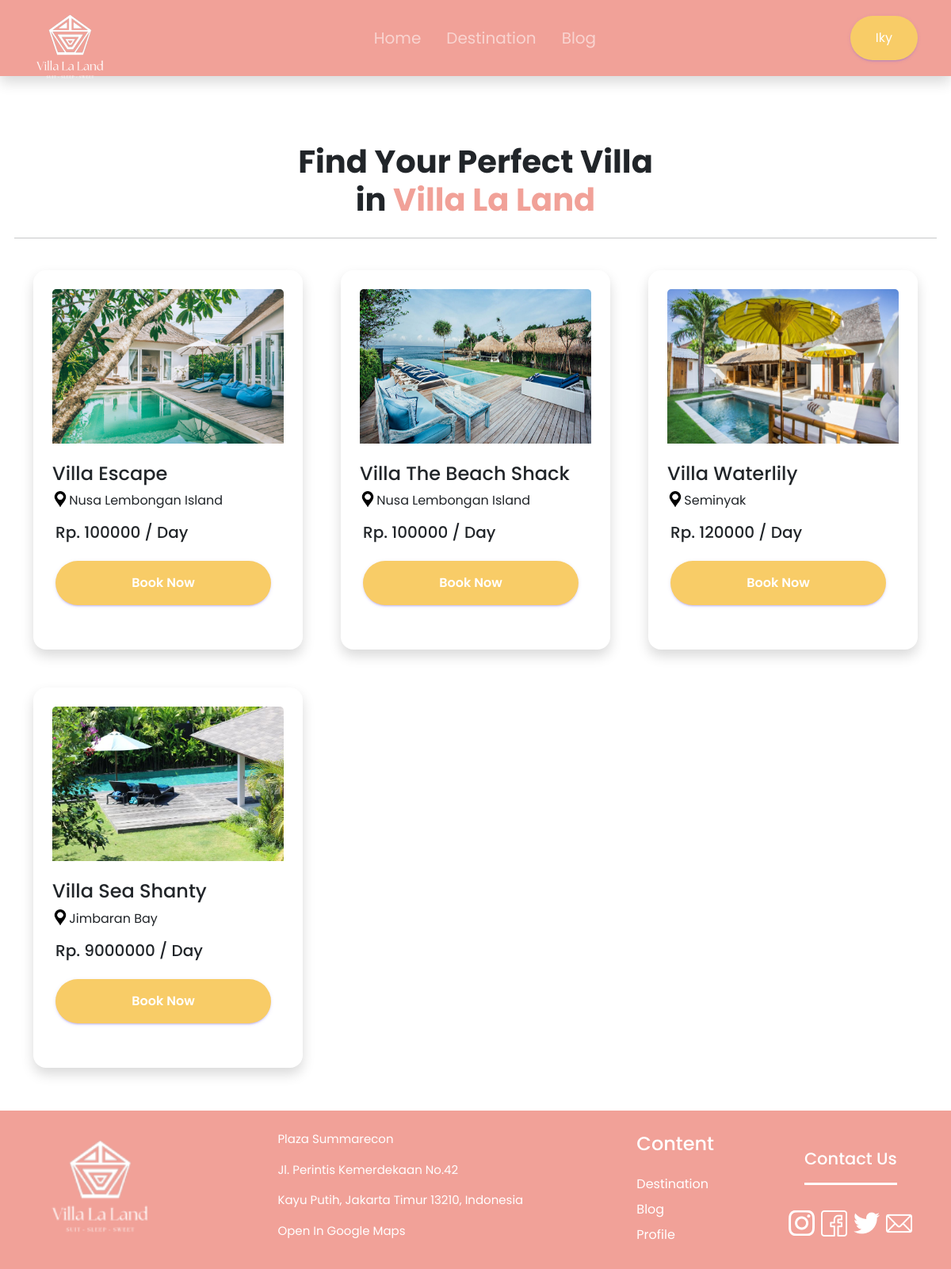
Page /destination2.php (signed in) on the committed database.
### tables this page shows
CREATE TABLE `room` (
  `room_id` int(11) NOT NULL,
  `room_name` varchar(50) NOT NULL,
  `room_place` varchar(255) NOT NULL,
  `description` text NOT NULL,
  `price` int(12) NOT NULL,
  `photo` varchar(100) NOT NULL,
  `bedroom` varchar(255) NOT NULL,
  `bathroom` varchar(255) NOT NULL,
  `wifi` varchar(255) NOT NULL,
  `pool` varchar(255) NOT NULL
);

### destination2.php (the view, shortened to what this page needs)
<!DOCTYPE html>
<html lang="en">
<head>
  <link href="https://cdn.jsdelivr.net/npm/bootstrap@5.2.3/dist/css/bootstrap.min.css" rel="stylesheet">
  <link rel="stylesheet" href="./assets/css/style.css">
</head>
<body>
  <?php include "header.php" ?>
  <main>
    <section class="destinations pt-120">
      <div class="container">
        <div class="row gx-5">
          <div class="col-12 d-flex align-items-center justify-content-center mb-3 text-center ">
            <h1 class="fw-bold" style="margin-top: 60px;">Find Your Perfect Villa <br> in <span style="color:#f1a198;">Villa La Land</span></h1>
          </div>
          <hr>
          <?php
          require_once 'koneksi.php';
          $query = $koneksi->query("SELECT * FROM `room` ORDER BY `price` ASC") or die(mysql_error());
          while($fetch = $query->fetch_array()){
          ?>
          <div class="cat-wrap col-xl-4 col-md-6 col-sm-12 my-4">
            <div class="cat-card card shadow shadow-md rounded-4 p-4 h-100" style="border: none !important;">
              <img src="<?php echo $fetch['photo'] ?>" class="card-img-top" style="width:100%; height:100%" alt="...">
              <div class="card-body py-4 px-0">
                <h4 class="card-title"><?php echo $fetch['room_name'] ?></h4>
                <div class="row" style="margin-top: 5px;">
                  <div class="d-flex col-md-1 justify-content-start" >
                    <img src="assets/img/tool.png" alt="place"  style="width:20px; height:20px;">
                  </div>
                  <div class="col-lg" style="margin-left: -5px;" >
                    <p class="card-title"><?php echo $fetch['room_place'] ?></p>
                  </div>
                  <ul class="list-group list-group-flush" >
                    <li class="list-group-item"><h5 class="mb-4" >Rp. <?php echo $fetch['price'] ?> / Day</h5><a href="destination3.php?room_id=<?php echo $fetch['room_id']?>" class="btn btn-primary fw-semibold rounded-pill w-100">Book Now</a></li>
                  </ul>
                </div>
              </div>
            </div>
          </div>
          <?php } ?>
        </div>
      </div>
    </section>
    <?php include "footer.php" ?>
  </main>
</body>
</html>

### header.php (shortened to what this page needs)
<?php
$username = $_SESSION['username'];
?>
<nav class="navbar navbar-expand-lg bg-primary navbar-dark fixed-top shadow shadow-md">
    <div class="container">
      <a class="navbar-brand" href="index.html"><img src="./assets/img/Logo.png" alt="Logo"></a>
      <div class="collapse navbar-collapse" id="navbarSupportedContent">
        <ul class="navbar-nav mx-auto mb-2 mb-lg-0">
          <li class="nav-item mx-2">
            <a class="nav-link fs-5" href="dashboard.php">Home</a>
          </li>
          <li class="nav-item mx-2">
            <a class="nav-link fs-5" href="destination2.php">Destination</a>
          </li>
          <li class="nav-item mx-2">
            <a class="nav-link fs-5" href="blog.php">Blog</a>
          </li>
        </ul>
        <a href="profile.php" class="text-decoration-none">
          <div class="d-flex btn btn-primary rounded-pill justify-content-center align-items-center">
            <span style="color : white ;"><?php echo $username ?></span>
          </div>
        </a>
      </div>
    </div>
  </nav>

### footer.php
<footer class="footer-villa bg-primary" >
    <div class="container" style="padding:14px;">
    <div class="row ">
        <div class="col-sm-12 col-md-2">
            <img src="assets/img/Logo.png" class="d-block me-auto w-100 p-3" alt="Logo">
        </div>
        <div class="col-sm-12 col-md-6 text-white d-flex justify-content-center align-items-center">
            <div class="flex-column">
                <p>Plaza Summarecon</p>
                <p>Jl. Perintis Kemerdekaan No.42</p>
                <p>Kayu Putih, Jakarta Timur 13210, Indonesia</p>
                <p>Open In Google Maps</p>
            </div>
        </div>
        <div class="col-sm-12 col-md-2 text-white" style="padding:14px;">
        <h4>Content</h4>
        <div class="d-flex flex-column mt-4">
            <a href="destination2.php" class="text-white text-decoration-none mb-2">Destination</a>
            <a href="blog.php" class="text-white text-decoration-none mb-2">Blog</a>
            <a href="index.php" class="text-white text-decoration-none mb-2">Profile</a>
        </div>
        </div>
        <div class="col-sm-12 col-md-2 d-flex justify-content-center align-items-center flex-column">
        <h3 class="text-white underline">Contact Us</h3>
        <div class="d-flex justify-content-center align-items-center mt-4">
            <a href="https://www.instagram.com/" class="mx-1 d-block w-100"><img src="assets/img/instagram.png" alt=""></a>
            <a href="https://www.facebook.com/" class="mx-1 d-block w-100"><img src="assets/img/facebook.png" alt=""></a>
            <a href="https://www.twitter.com/" class="mx-1 d-block w-100"><img src="assets/img/twitter.png" alt=""></a>
            <a href="https://www.gmail.com/" class="mx-1 d-block w-100"><img src="assets/img/email.png" alt=""></a>
        </div>
        </div>
    </div>
    </div>
</footer>

### assets/css/style.css (style rules this page uses)
* { font-family: 'Poppins', sans-serif; }
html { scroll-behavior: smooth; }
h3 { line-height: 30px; font-size: 21px }
.btn-primary, .btn-primary.disabled { background: #7460ee; border: 1px solid #7460ee; -webkit-box-shadow: 0 2px 2px 0 rgba(116, 96, 238, 0.14), 0 3px 1px -2px rgba(116, 96, 238, 0.2), 0 1px 5px 0 rgba(116, 96, 238, 0.12); box-shadow: 0 2px 2px 0 rgba(116, 96, 238, 0.14), 0 3px 1px -2px rgba(116, 96, 238, 0.2), 0 1px 5px 0 rgba(116, 96, 238, 0.12); -webkit-transition: 0.2s ease-in; -o-transition: 0.2s ease-in; transition: 0.2s ease-in }
.pt-120 { padding: 120px 0 0 0; }
.bg-primary { background: #f1a198!important; }
.btn-primary { background: #f8cc67 !important; color: white !important; border: none !important; outline: none !important; padding: 16px 32px; }
.h-100 { height: 100%; }
.navbar-brand { height: 80px; }
.footer-villa { height: 200px; flex-grow: 0; width: 100%; background: #f1a198 !important; margin: 30px 0; }
.footer-villa p { color: white; font-size: 15px; }
.underline { padding-bottom: 15px; border-bottom-style: solid; border-bottom-width: 3.1px; width: fit-content; }
html, body, main, .testimonials, .container { position: relative; height: 100%; }

### rows in the picture
room: photo (picture), room_name "Villa Escape", room_place "Nusa Lembongan Island", price "100000"
room: photo (picture), room_name "Villa The Beach Shack", room_place "Nusa Lembongan Island", price "100000"
room: photo (picture), room_name "Villa Waterlily", room_place "Seminyak", price "120000"
room: photo (picture), room_name "Villa Sea Shanty", room_place "Jimbaran Bay", price "9000000"

### other values in the picture
$username "Iky"
